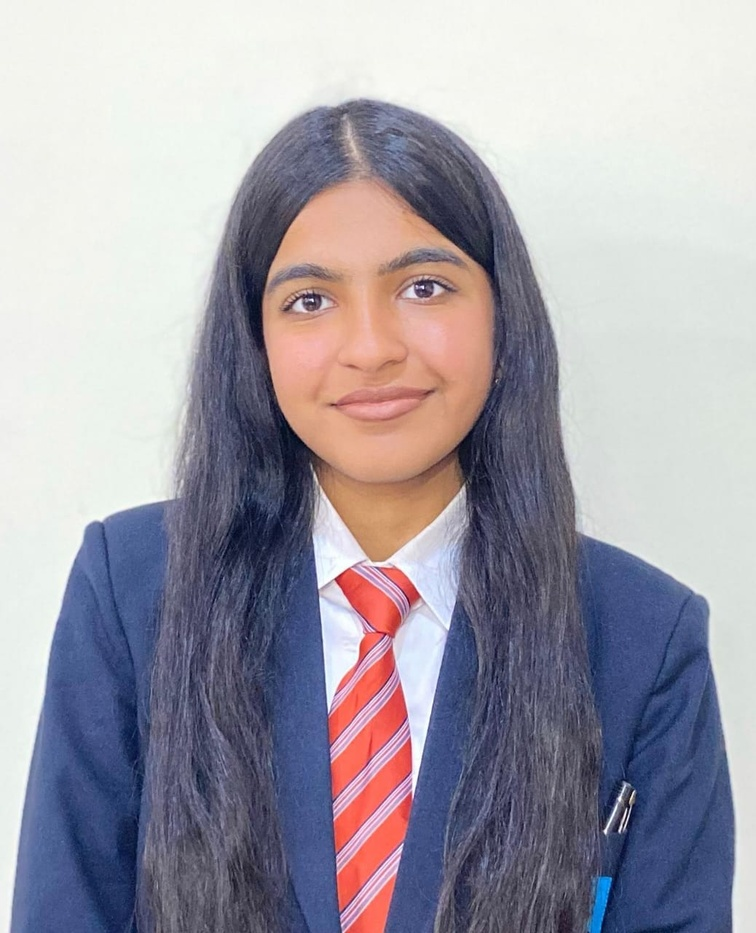
#> input picture test_images/person1.jpg, 756 x 933 px, shrunk from 1038 x 1280 before the run, given in place of the camera
$ python live_spy_detect.py
#> lines starting #> are read from the running program, lines starting #| are printed output that depends on the picture; after the words box and inside, x2 and y2 are one past the last pixel; in counts of white or black regions, pixels touching at a corner belong together
import cv2
import numpy as np

# Load Haar cascades for face and eye detection
face_cascade = cv2.CascadeClassifier(cv2.data.haarcascades + 'haarcascade_frontalface_default.xml')
eye_cascade  = cv2.CascadeClassifier(cv2.data.haarcascades + 'haarcascade_eye.xml')

def detect_glint(eye_region):
    # Detect very bright points (potential reflections)
    gray = cv2.cvtColor(eye_region, cv2.COLOR_BGR2GRAY)
    _, thresh = cv2.threshold(gray, 240, 255, cv2.THRESH_BINARY)
    count = cv2.countNonZero(thresh)
    return count

cap = cv2.VideoCapture(0)
print("[INFO] Live Webcam Spy Glint Detection Started")

while True:
    ret, frame = cap.read()
#> frame is the input picture: shape (933, 756, 3); mean B, G, R 168.3, 158, 161.6
    if not ret:
        break

    frame = cv2.flip(frame, 1)
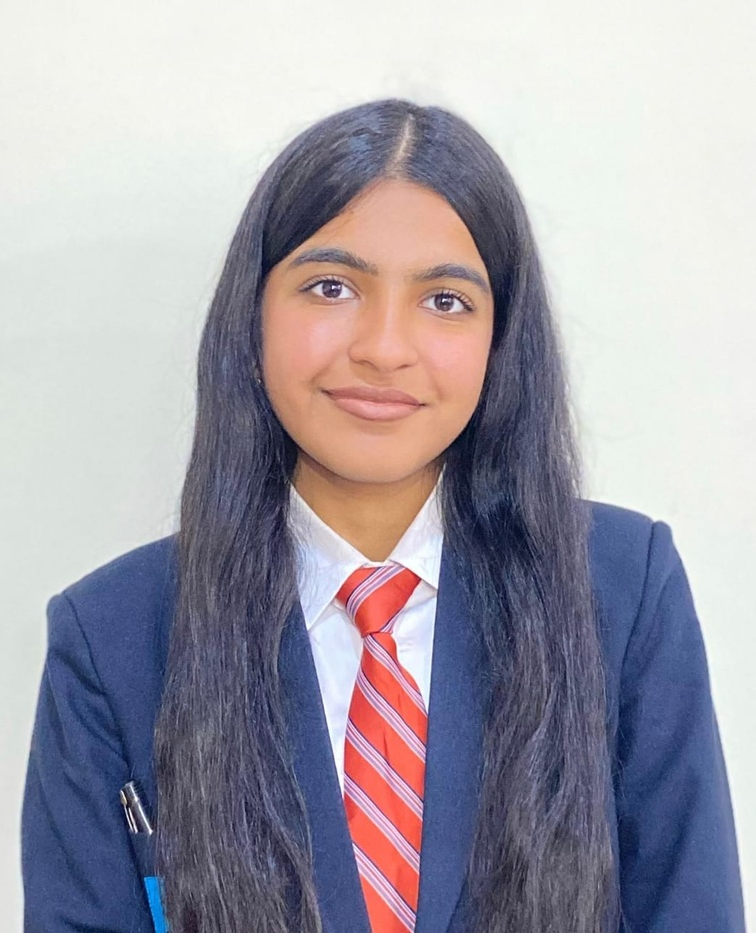
#> frame: shape (933, 756, 3); mean B, G, R 168.3, 158, 161.6
    gray = cv2.cvtColor(frame, cv2.COLOR_BGR2GRAY)
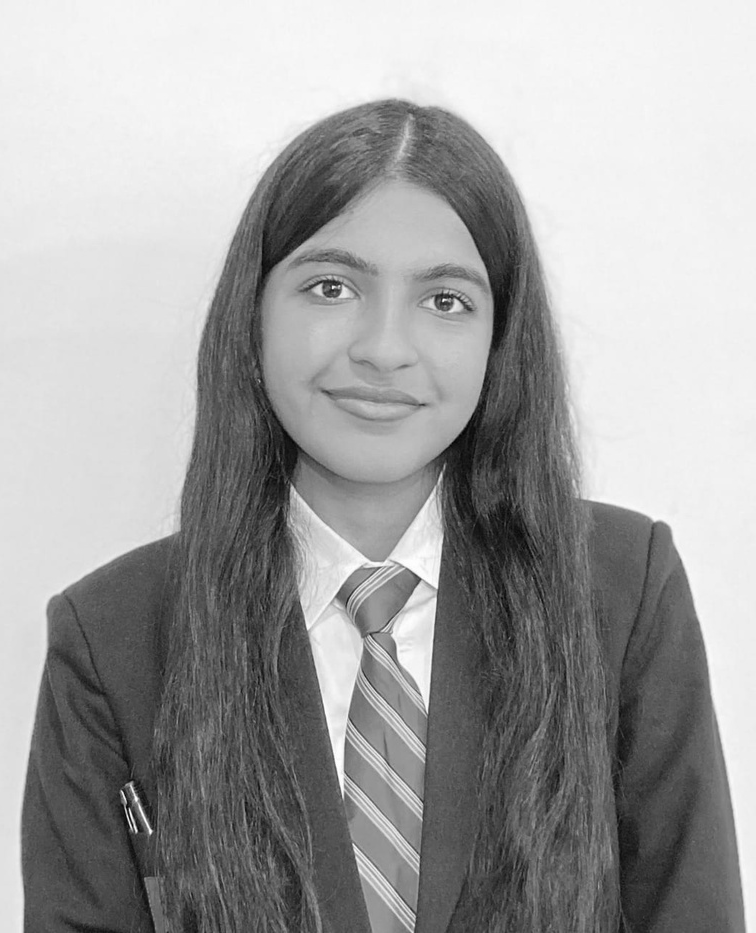
#> gray: shape (933, 756); min 3, max 255, mean 160.3
    faces = face_cascade.detectMultiScale(gray, 1.3, 5)
#> faces = [[245, 186, 277, 277]]

    threat_detected = False

    for (x, y, w, h) in faces:
        face_roi = frame[y:y+h, x:x+w]
        gray_face = gray[y:y+h, x:x+w]
        eyes = eye_cascade.detectMultiScale(gray_face)

        for (ex, ey, ew, eh) in eyes:
            eye_roi = face_roi[ey:ey+eh, ex:ex+ew]
            glint = detect_glint(eye_roi)

            # If too many bright pixels — suspicious
            if glint > 15:
                threat_detected = True
                cv2.putText(frame, "⚠️ SPY GLINT DETECTED", (x, y - 10), cv2.FONT_HERSHEY_SIMPLEX, 0.7, (0,0,255), 2)
                cv2.rectangle(face_roi, (ex, ey), (ex+ew, ey+eh), (0,0,255), 2)
#> this loop made 1 pass
#> (x, y, w, h, eyes) on pass 1: (245, 186, 277, 277, [[165, 84, 63, 63], [51, 68, 68, 68]])
#> pass 1, `face_roi = frame[y:y+h, x:x+w]`:
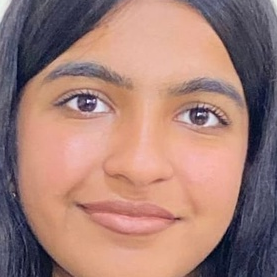
#> face_roi: shape (277, 277, 3); mean B, G, R 118.6, 126.5, 163.7
#> pass 1, `gray_face = gray[y:y+h, x:x+w]`:
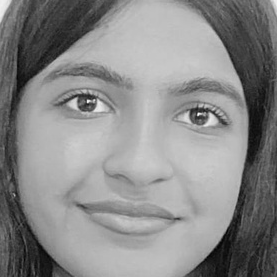
#> gray_face: shape (277, 277); min 3, max 252, mean 136.7
#> pass 1, in detect_glint, `gray = cv2.cvtColor(eye_region, cv2.COLOR_BGR2GRAY)`:
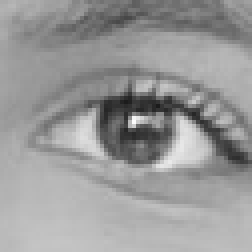
#> gray: shape (63, 63) (shown 4 times larger); min 27, max 252, mean 153.2
#> pass 1, in detect_glint, `_, thresh = cv2.threshold(gray, 240, 255, cv2.THRESH_BINARY)`:
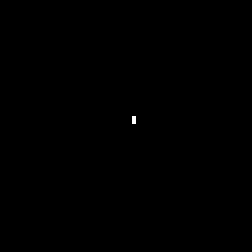
#> thresh: shape (63, 63) (shown 4 times larger); 0.05% white in thin lines or dots, all inside (x1, y1, x2, y2) = (33, 29, 34, 31)
#> after the loop:
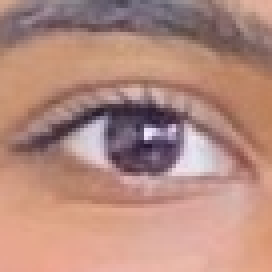
#> eye_roi: shape (68, 68, 3) (shown 4 times larger); mean B, G, R 127.4, 138.9, 180.3

    if threat_detected:
        cv2.putText(frame, "⚠️ Suspicious Reflection Detected!", (20, 30), cv2.FONT_HERSHEY_DUPLEX, 0.8, (0,0,255), 2)

    cv2.imshow("Live Spy Reflection Detector", frame)

    if cv2.waitKey(1) & 0xFF == ord('q'):
#> (key q is pressed here)
        break

cap.release()
cv2.destroyAllWindows()
